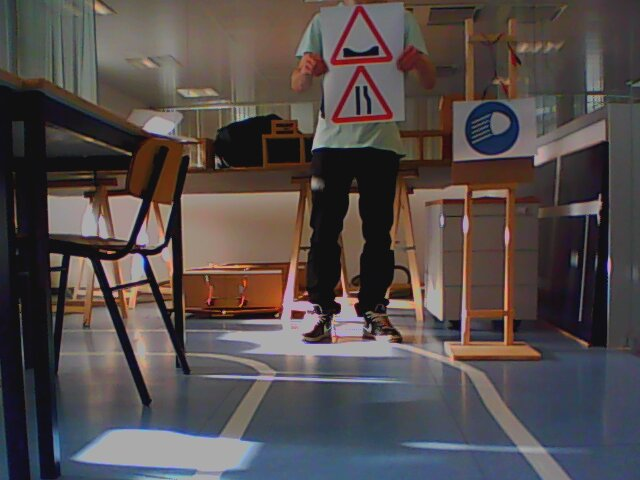
//> input picture RGB_Center_Of_Mass/Test_Signals/10.jpg, 640 x 480 px, given in place of , which was not available
$ ./RGB_Center_Of_Mass   (built with g++ and OpenCV 4, older OpenCV classes emulated)
//> lines starting //> are read from the running program, lines starting //| are printed output that depends on the picture; pictures that were not available may be replaced by others from this repository, and a replacement may not be noted
//TODO: MUDAR PARAMETROS DA IMAGEM esta a detectar poucos pontos
//tentar diminuir imagem ao minimo


#include <iostream>
#include <vector>
#include <opencv2/core/core.hpp>
#include <opencv2/imgproc/imgproc.hpp>
#include <opencv2/highgui/highgui.hpp>
#include <opencv2/nonfree/features2d.hpp>
#include <opencv2/features2d/features2d.hpp>
#include "opencv2/nonfree/nonfree.hpp"
#include <iostream>
#include <fstream>
#include <string>
#include <stdio.h>
#include <stdlib.h>

//DEBUG
#define RAW_SIGNAL	true
#define DEBUG 		true

#define BOUNDING_AREA 1500		//Min area to consider for analysis
#define BINARY_THRESHOLD 50		//Binary Threshold for filter binary calculation
#define RESIZE_XY_SIZE Size(400,400)
#define CANNY_THRESHOLD 200
#define MIN_MATCH 10

#define TINY_NAME_BYTES		10
#define SMALL_NAME_BYTES	50

using namespace cv;
using namespace std;

// set parameters

int numKeyPoints = 2500;
float distThreshold = 30.0;

//default capture width and height
#define CAMERA_FEED 1
const int FRAME_WIDTH = 640;
const int FRAME_HEIGHT = 480;

typedef struct _define_raw_test{
	Mat src_gray;

	Mat bin;
	Mat equalized_histogram;
	string filter_name;
	vector<Point2i> filter_mc_points;
}define_raw_test;
define_raw_test src_filtered[3];

typedef struct _compare_signal{
	Mat ref;
	string name;
	Mat src_gray;
	vector<KeyPoint> keypoints;
	Mat descriptors;
}define_compare_signal;
vector<define_compare_signal> compare_signals;

vector<Mat> possible_signals;
vector<Rect> possible_signals_rect;

//Camera Image
Mat src;
Mat src_bgr[3];
Mat src_gray;
vector<KeyPoint> keypoints;
Mat descriptors;
int thresh = CANNY_THRESHOLD;

//Other
Mat aux_mat[3];
Mat src_puro;

/// Function header
void find_possible_signals(int num, void *argv);
//void test_compare_for_signal(void*arg);

/** @function main */
int main( int argc, char** argv )
{
#if(RAW_SIGNAL == true)
	VideoCapture capture;
	capture.open(CAMERA_FEED);
	capture.set(CV_CAP_PROP_FRAME_WIDTH,FRAME_WIDTH);
	capture.set(CV_CAP_PROP_FRAME_HEIGHT,FRAME_HEIGHT);
#endif
	//Get Signals and Resize
	const char *lista_sinais = "Signs/Signals.txt";	//caminho que contem todos os sinais para contra-teste
	fstream fp;
	fp.open(lista_sinais,std::fstream::in);
	Mat aux, resize_aux;
	Mat Aux[3];
	string name, append = "Signs/";;
	Ptr<FeatureDetector> detector(new OrbFeatureDetector(5000,1.2,23));
	Ptr<DescriptorExtractor> extractor(new OrbDescriptorExtractor(5000));
	BFMatcher matcher(NORM_HAMMING2);
	vector<vector<DMatch> > matches;
	Mat img_matches;
	Mat testest;
	unsigned int best_match;
	int number_best_match;

	while(!fp.eof()){
		define_compare_signal aux_compare_signal;
		fp >> name;
		name = (append + name);
		aux_compare_signal.name = name;
		aux = imread(aux_compare_signal.name.c_str(),CV_LOAD_IMAGE_GRAYSCALE);
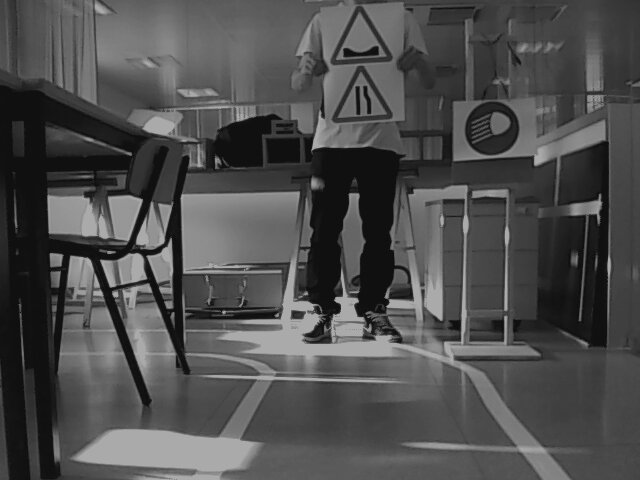
//> aux: 480 rows x 640 cols, CV_8UC1; min 1, max 186, mean 78.1
		equalizeHist(aux, aux);
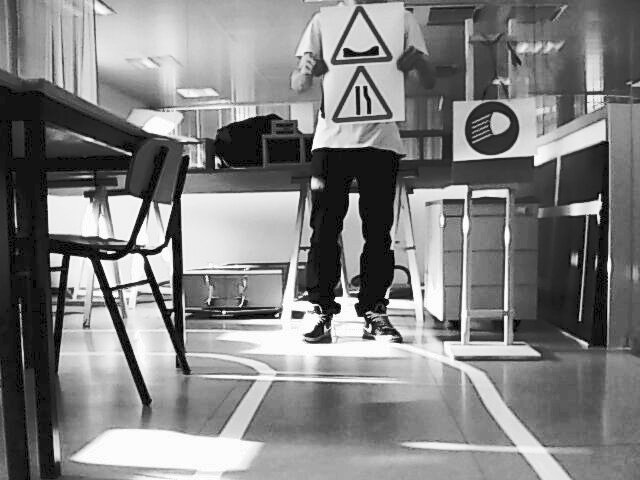
//> aux: 480 rows x 640 cols, CV_8UC1; min 0, max 255, mean 128.9
		resize(aux, resize_aux,RESIZE_XY_SIZE);
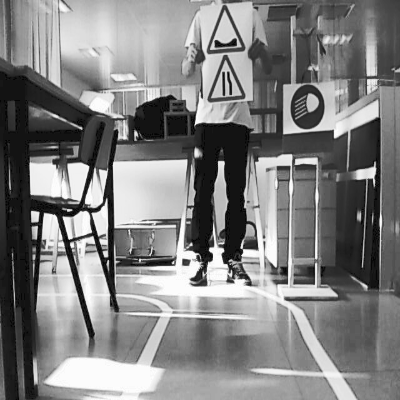
//> resize_aux: 400 rows x 400 cols, CV_8UC1; min 0, max 255, mean 128.9
		resize_aux.copyTo(aux_compare_signal.ref);
		compare_signals.push_back(aux_compare_signal);
	}
//> pass 2 of the loop `while(!fp.eof())`:
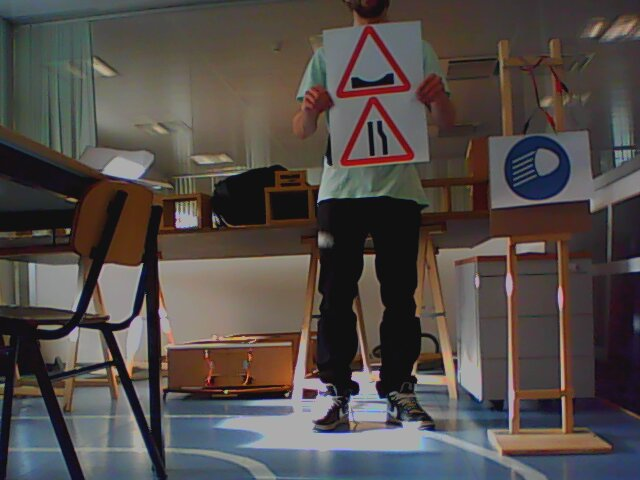
//> input picture RGB_Center_Of_Mass/Test_Signals/11.jpg, 640 x 480 px, given in place of , which was not available
//> `equalizeHist(aux, aux);`:
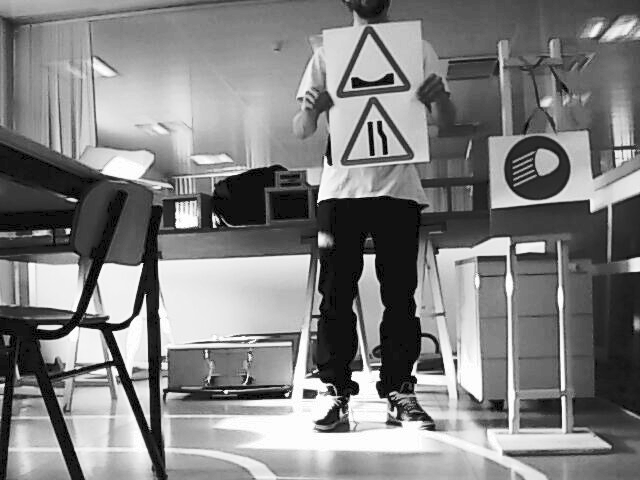
//> aux: 480 rows x 640 cols, CV_8UC1; min 0, max 255, mean 128.8
//> `resize(aux, resize_aux,RESIZE_XY_SIZE);`:
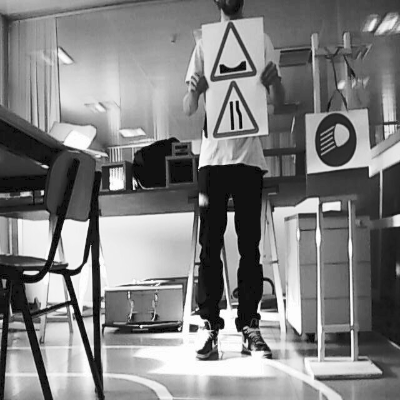
//> resize_aux: 400 rows x 400 cols, CV_8UC1; min 0, max 255, mean 128.8
//> (the run ends here: the program stops with an error, at `resize(aux, resize_aux,RESIZE_XY_SIZE);`)
